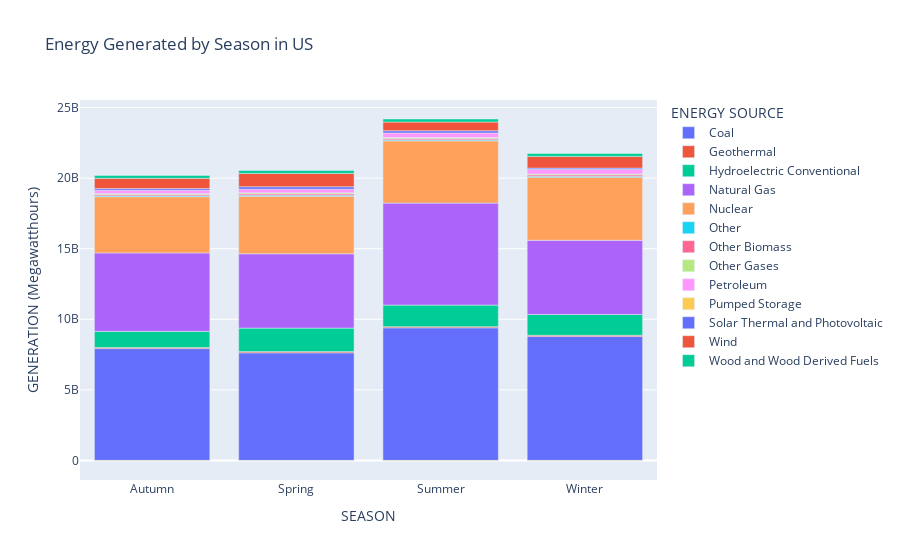

The cell this chart's notebook holds for it:
### Code cell
fig = px.bar(season_grouped, x="SEASON", y="GENERATION (Megawatthours)", 
             color="ENERGY SOURCE", title="Energy Generated by Season in US")
fig.show()

### Figure 1 — Plotly figure (JSON) as saved in the notebook; plotly's stock layout.template omitted (floating-point values rounded to 4 significant figures)
{"data": [{"alignmentgroup": "True", "hovertemplate": "ENERGY SOURCE=Coal<br>SEASON=%{x}<br>GENERATION (Megawatthours)=%{y}<extra></extra>", "legendgroup": "Coal", "marker": {"color": "#636efa", "pattern": {"shape": ""}}, "name": "Coal", "offsetgroup": "Coal", "orientation": "v", "showlegend": true, "textposition": "auto", "type": "bar", "x": ["Autumn", "Spring", "Summer", "Winter"], "xaxis": "x", "y": [7924000000.0, 7626000000.0, 9396000000.0, 8786000000.0], "yaxis": "y"}, {"alignmentgroup": "True", "hovertemplate": "ENERGY SOURCE=Geothermal<br>SEASON=%{x}<br>GENERATION (Megawatthours)=%{y}<extra></extra>", "legendgroup": "Geothermal", "marker": {"color": "#EF553B", "pattern": {"shape": ""}}, "name": "Geothermal", "offsetgroup": "Geothermal", "orientation": "v", "showlegend": true, "textposition": "auto", "type": "bar", "x": ["Autumn", "Spring", "Summer", "Winter"], "xaxis": "x", "y": [79590000.0, 83940000.0, 81010000.0, 83150000.0], "yaxis": "y"}, {"alignmentgroup": "True", "hovertemplate": "ENERGY SOURCE=Hydroelectric Conventional<br>SEASON=%{x}<br>GENERATION (Megawatthours)=%{y}<extra></extra>", "legendgroup": "Hydroelectric Conventional", "marker": {"color": "#00cc96", "pattern": {"shape": ""}}, "name": "Hydroelectric Conventional", "offsetgroup": "Hydroelectric Conventional", "orientation": "v", "showlegend": true, "textposition": "auto", "type": "bar", "x": ["Autumn", "Spring", "Summer", "Winter"], "xaxis": "x", "y": [1143000000.0, 1665000000.0, 1529000000.0, 1471000000.0], "yaxis": "y"}, {"alignmentgroup": "True", "hovertemplate": "ENERGY SOURCE=Natural Gas<br>SEASON=%{x}<br>GENERATION (Megawatthours)=%{y}<extra></extra>", "legendgroup": "Natural Gas", "marker": {"color": "#ab63fa", "pattern": {"shape": ""}}, "name": "Natural Gas", "offsetgroup": "Natural Gas", "orientation": "v", "showlegend": true, "textposition": "auto", "type": "bar", "x": ["Autumn", "Spring", "Summer", "Winter"], "xaxis": "x", "y": [5556000000.0, 5269000000.0, 7225000000.0, 5252000000.0], "yaxis": "y"}, {"alignmentgroup": "True", "hovertemplate": "ENERGY SOURCE=Nuclear<br>SEASON=%{x}<br>GENERATION (Megawatthours)=%{y}<extra></extra>", "legendgroup": "Nuclear", "marker": {"color": "#FFA15A", "pattern": {"shape": ""}}, "name": "Nuclear", "offsetgroup": "Nuclear", "orientation": "v", "showlegend": true, "textposition": "auto", "type": "bar", "x": ["Autumn", "Spring", "Summer", "Winter"], "xaxis": "x", "y": [3980135663, 4078164619, 4408093994, 4474647028], "yaxis": "y"}, {"alignmentgroup": "True", "hovertemplate": "ENERGY SOURCE=Other<br>SEASON=%{x}<br>GENERATION (Megawatthours)=%{y}<extra></extra>", "legendgroup": "Other", "marker": {"color": "#19d3f3", "pattern": {"shape": ""}}, "name": "Other", "offsetgroup": "Other", "orientation": "v", "showlegend": true, "textposition": "auto", "type": "bar", "x": ["Autumn", "Spring", "Summer", "Winter"], "xaxis": "x", "y": [68310000.0, 69950000.0, 72830000.0, 68230000.0], "yaxis": "y"}, {"alignmentgroup": "True", "hovertemplate": "ENERGY SOURCE=Other Biomass<br>SEASON=%{x}<br>GENERATION (Megawatthours)=%{y}<extra></extra>", "legendgroup": "Other Biomass", "marker": {"color": "#FF6692", "pattern": {"shape": ""}}, "name": "Other Biomass", "offsetgroup": "Other Biomass", "orientation": "v", "showlegend": true, "textposition": "auto", "type": "bar", "x": ["Autumn", "Spring", "Summer", "Winter"], "xaxis": "x", "y": [95840000.0, 100700000.0, 99450000.0, 97960000.0], "yaxis": "y"}, {"alignmentgroup": "True", "hovertemplate": "ENERGY SOURCE=Other Gases<br>SEASON=%{x}<br>GENERATION (Megawatthours)=%{y}<extra></extra>", "legendgroup": "Other Gases", "marker": {"color": "#B6E880", "pattern": {"shape": ""}}, "name": "Other Gases", "offsetgroup": "Other Gases", "orientation": "v", "showlegend": true, "textposition": "auto", "type": "bar", "x": ["Autumn", "Spring", "Summer", "Winter"], "xaxis": "x", "y": [63720000.0, 68010000.0, 68650000.0, 65820000.0], "yaxis": "y"}, {"alignmentgroup": "True", "hovertemplate": "ENERGY SOURCE=Petroleum<br>SEASON=%{x}<br>GENERATION (Megawatthours)=%{y}<extra></extra>", "legendgroup": "Petroleum", "marker": {"color": "#FF97FF", "pattern": {"shape": ""}}, "name": "Petroleum", "offsetgroup": "Petroleum", "orientation": "v", "showlegend": true, "textposition": "auto", "type": "bar", "x": ["Autumn", "Spring", "Summer", "Winter"], "xaxis": "x", "y": [227200000.0, 252900000.0, 314900000.0, 313600000.0], "yaxis": "y"}, {"alignmentgroup": "True", "hovertemplate": "ENERGY SOURCE=Pumped Storage<br>SEASON=%{x}<br>GENERATION (Megawatthours)=%{y}<extra></extra>", "legendgroup": "Pumped Storage", "marker": {"color": "#FECB52", "pattern": {"shape": ""}}, "name": "Pumped Storage", "offsetgroup": "Pumped Storage", "orientation": "v", "showlegend": true, "textposition": "auto", "type": "bar", "x": ["Autumn", "Spring", "Summer", "Winter"], "xaxis": "x", "y": [-34060000.0, -28670000.0, -39250000.0, -32600000.0], "yaxis": "y"}, {"alignmentgroup": "True", "hovertemplate": "ENERGY SOURCE=Solar Thermal and Photovoltaic<br>SEASON=%{x}<br>GENERATION (Megawatthours)=%{y}<extra></extra>", "legendgroup": "Solar Thermal and Photovoltaic", "marker": {"color": "#636efa", "pattern": {"shape": ""}}, "name": "Solar Thermal and Photovoltaic", "offsetgroup": "Solar Thermal and Photovoltaic", "orientation": "v", "showlegend": true, "textposition": "auto", "type": "bar", "x": ["Autumn", "Spring", "Summer", "Winter"], "xaxis": "x", "y": [119900000.0, 176200000.0, 159700000.0, 96030000.0], "yaxis": "y"}, {"alignmentgroup": "True", "hovertemplate": "ENERGY SOURCE=Wind<br>SEASON=%{x}<br>GENERATION (Megawatthours)=%{y}<extra></extra>", "legendgroup": "Wind", "marker": {"color": "#EF553B", "pattern": {"shape": ""}}, "name": "Wind", "offsetgroup": "Wind", "orientation": "v", "showlegend": true, "textposition": "auto", "type": "bar", "x": ["Autumn", "Spring", "Summer", "Winter"], "xaxis": "x", "y": [727500000.0, 944000000.0, 620600000.0, 828700000.0], "yaxis": "y"}, {"alignmentgroup": "True", "hovertemplate": "ENERGY SOURCE=Wood and Wood Derived Fuels<br>SEASON=%{x}<br>GENERATION (Megawatthours)=%{y}<extra></extra>", "legendgroup": "Wood and Wood Derived Fuels", "marker": {"color": "#00cc96", "pattern": {"shape": ""}}, "name": "Wood and Wood Derived Fuels", "offsetgroup": "Wood and Wood Derived Fuels", "orientation": "v", "showlegend": true, "textposition": "auto", "type": "bar", "x": ["Autumn", "Spring", "Summer", "Winter"], "xaxis": "x", "y": [200600000.0, 202300000.0, 212300000.0, 211600000.0], "yaxis": "y"}], "layout": {"barmode": "relative", "legend": {"title": {"text": "ENERGY SOURCE"}, "tracegroupgap": 0}, "title": {"text": "Energy Generated by Season in US"}, "xaxis": {"anchor": "y", "domain": [0, 1], "title": {"text": "SEASON"}}, "yaxis": {"anchor": "x", "domain": [0, 1], "title": {"text": "GENERATION (Megawatthours)"}}}}
